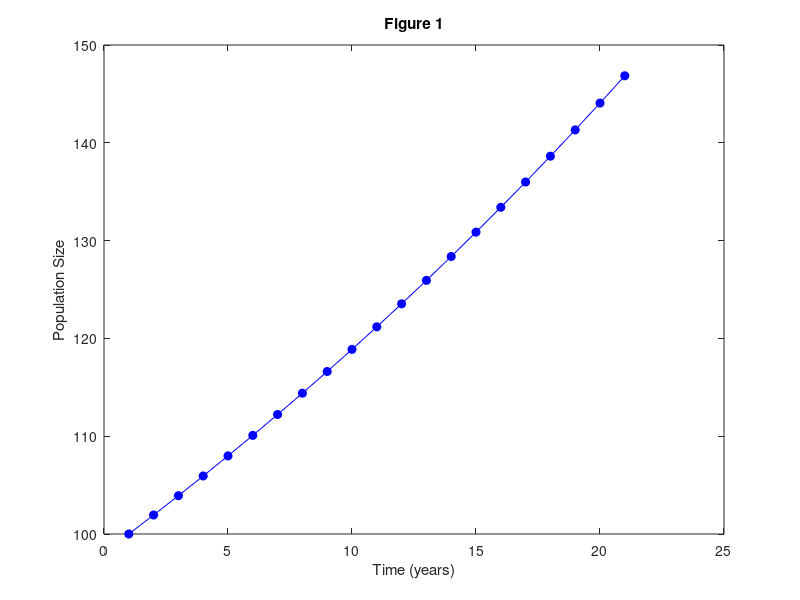
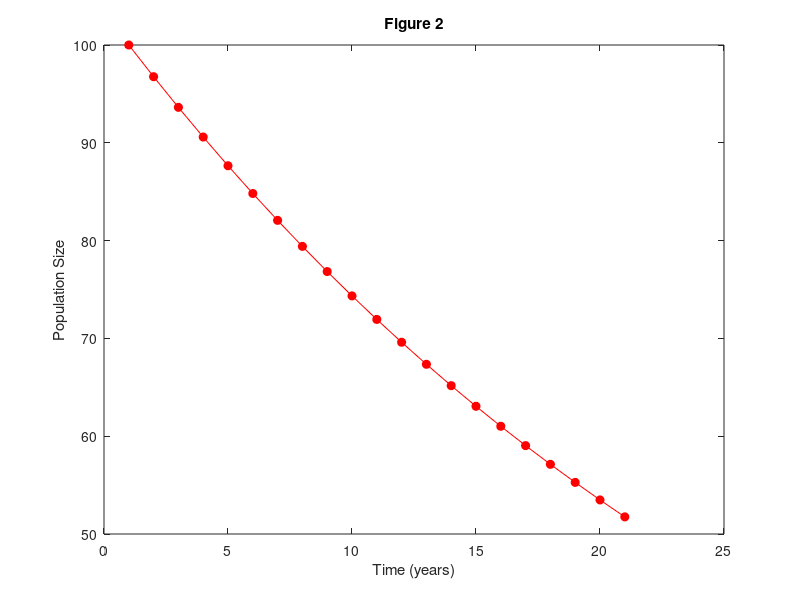
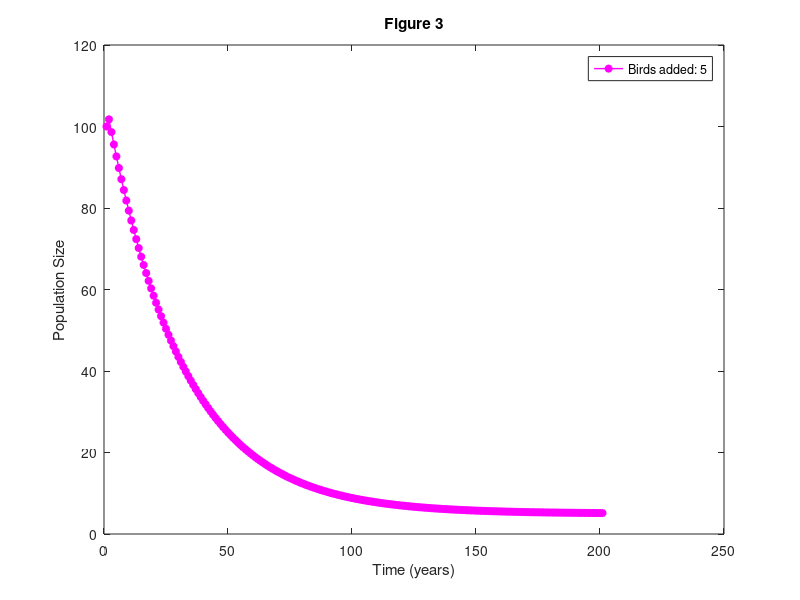
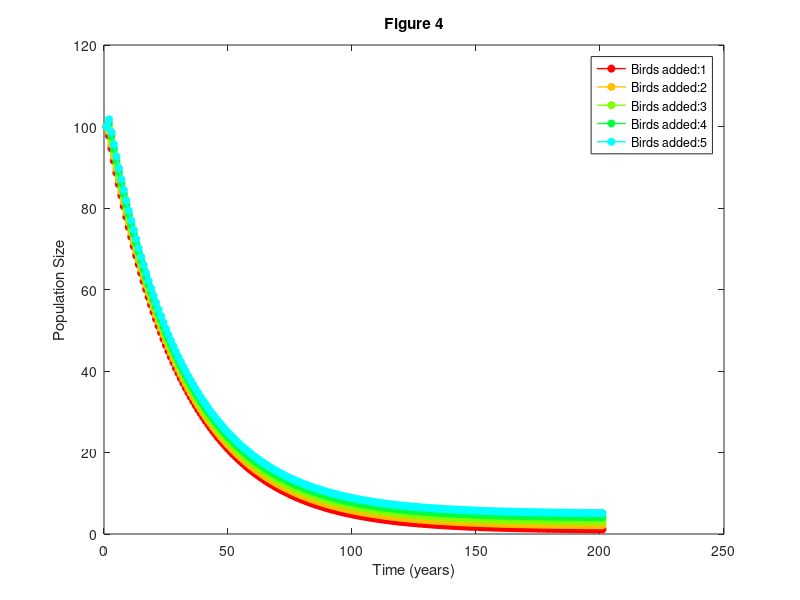

Here is the MATLAB script that generated these plots, in order: (Note: this script raises an error after producing the figures.)
%% math modeling exercise

%% Stay fresh
clear sandHillCranes;
close all;
clc

%% (a)
%{
    (a)
        p0 = 100 % initial population
        r = 1.0194 % growth rate
        i = 1:20 % first 20 years
        build a dynamical system, v_pn (a vector)
%}

num = 20; % first 20 years

% extra
% n, number of years
% n = zeros(num,1);
% for k = 1:num
%   n(k+1) = n(k) + 1;
% end

p0 = 100;
r = 1.0194; % (1)p0 + (0.0194)p0 = 1.0194, growth rate
v_pn = zeros(num,1); % preallocation of space
v_pn(1) = p0; % set initial condition

% Begin for loop - (a)
for i = 1:num
    v_pn(i+1) = ((r)^(i)) * (p0);
end

% Display the resulting vector of the dynamical system of (a)
% disp(v_pn);

% Plot of (a) - Figure 1
figure(1)
plot(v_pn,'bo-','MarkerFaceColor','b');
title('Figure 1');
xlabel('Time (years)');
ylabel('Population Size');
% legend('Data','Location','northwest');

%% (b)
%{
    (b) 
        p0 = 100;
        r2 = 0.9676, (1)p0 + (-0.0324)p0
        j = 1:20 % first 20 years
        estimate number of years it will take for population
        to become extinct
%}

r2 = 0.9676; % growth rate
v_pn2 = zeros(num,1); % preallocation of space
v_pn2(1) = p0;

% Begin the for loop - (b)
for j = 1:num
    v_pn2(j+1) = ((r2)^(j)) * (p0);
end

% Plot of (b) - Figure 2
figure(2)
plot(v_pn2,'ro-','MarkerFaceColor','r');
title('Figure 2');
xlabel('Time (years)');
ylabel('Population Size');
% legend('Data 2','Location','northeast');

%% (c) and (d)
r3 = 0.9676; % growth rate
count = 5; %  counter: iterate for one bird, two bird, etc.
iter = 1; 
num2 = 200;
v_pn3 = zeros(num2+1,iter); % matrix for case iter = 1,2,3,4,5

% for loop for (c) and (d)
for a = 1:num2
    v_pn3(1,:) = p0;
    
    for b = 1:iter:count
            v_pn3(a+1,b) = ( ((r3)^(a)) * (p0) ) + b;
    end
end

item_c_Cell = cell(1,count); % placement of vectors

% hold each vector from iteration
for ii = 1:iter:count
        item_c_Cell{ii} = v_pn3(:,ii);
end

% Plot of (c) and (d)

% Figure 3

% adding five birds annually
figure(3);
plot(item_c_Cell{5},'-o','LineWidth',1,'MarkerSize',5,'color','m','MarkerFaceColor','m');
title('Figure 3');
xlabel('Time (years)');
ylabel('Population Size');
hold on;
legend(['Birds added: ',num2str(5)],'Location','northeast');

% Color data points
cc = hsv(8);
hold on;

% Figure 4
figure(4);
for mm = 1:count
plot(item_c_Cell{mm},'o-','LineWidth',1,'MarkerSize',5,'color',cc(mm,:),'MarkerFaceColor',cc(mm,:));
title('Figure 4');
xlabel('Time (years)');
ylabel('Population Size');
hold on;
end

% Legend for Figure 4
Legend = cell(count,1);
for hh = 1:count
   Legend{hh} = strcat('Birds added: ', num2str(hh));
end

legend(Legend);

%% Tables - see command window

% (a) and (b)
% n, for use in cell array
n = zeros(num,1);
for k = 1:num
    n(k+1) = n(k) + 1;
end

% (c) and (d)

% n2, for use in cell array
n2 = zeros(num2,1);
for k = 1:num2
    n2(k+1) = n2(k) + 1;
end

% Display v_pn and v_pn2 in command window

C = [n,v_pn,v_pn2];
% convert array to a table
T = array2table(C,...
    "VariableNames",["n" "Population A" "Population B"]);
disp(T); % display table

% Display v_pn3 in command window

D = [n2,v_pn3];
U = array2table(D,...
    "VariableNames",["n" "One Bird" "Two Birds","Three Birds", "Four Birds","Five Birds"]);
disp(U); % display table

%% Diary - command window output to text file

% diary sandHillCranes
diary off